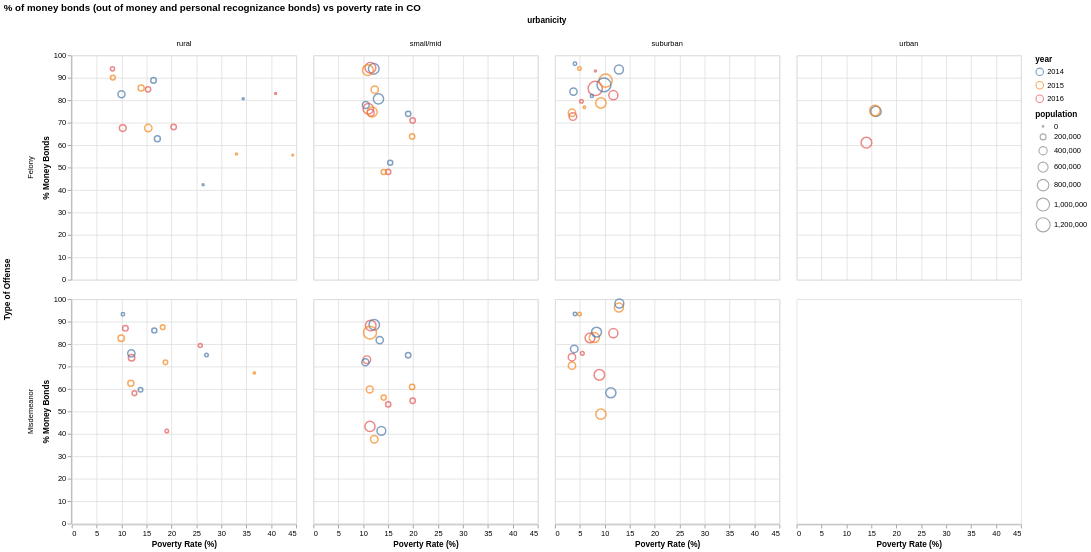

Specify this chart in Vega-Lite:
### Vega-Lite specification from a JSON file in a GitHub repository (floating-point values rounded to 4 significant figures)
{"autosize": {"resize": true, "type": "fit"}, "mark": "point", "data": {"values": [{"off_type": "Misdemeanor", "urbanicity": "small/mid", "year": 2016, "total_pop": 672453, "money_bond_rate": 88.24, "povertyR": 11.5}, {"off_type": "Misdemeanor", "urbanicity": "small/mid", "year": 2016, "total_pop": 617222, "money_bond_rate": 43.32, "povertyR": 11.34}, {"off_type": "Misdemeanor", "urbanicity": "small/mid", "year": 2016, "total_pop": 148116, "money_bond_rate": 53.13, "povertyR": 15}, {"off_type": "Misdemeanor", "urbanicity": "small/mid", "year": 2016, "total_pop": 163043, "money_bond_rate": 54.74, "povertyR": 19.9}, {"off_type": "Misdemeanor", "urbanicity": "small/mid", "year": 2016, "total_pop": 341345, "money_bond_rate": 73.04, "povertyR": 10.71}, {"off_type": "Misdemeanor", "urbanicity": "rural", "year": 2016, "total_pop": 242521, "money_bond_rate": 73.95, "povertyR": 11.99}, {"off_type": "Misdemeanor", "urbanicity": "rural", "year": 2016, "total_pop": 66396, "money_bond_rate": 41.28, "povertyR": 19.04}, {"off_type": "Misdemeanor", "urbanicity": "rural", "year": 2016, "total_pop": 120318, "money_bond_rate": 58.12, "povertyR": 12.56}, {"off_type": "Misdemeanor", "urbanicity": "rural", "year": 2016, "total_pop": 180230, "money_bond_rate": 87.03, "povertyR": 10.74}, {"off_type": "Misdemeanor", "urbanicity": "rural", "year": 2016, "total_pop": 81590, "money_bond_rate": 79.35, "povertyR": 25.77}, {"off_type": "Misdemeanor", "urbanicity": "suburban", "year": 2015, "total_pop": 61706, "money_bond_rate": 93.44, "povertyR": 4.9}, {"off_type": "Misdemeanor", "urbanicity": "suburban", "year": 2015, "total_pop": 613727, "money_bond_rate": 82.92, "povertyR": 7.883}, {"off_type": "Misdemeanor", "urbanicity": "suburban", "year": 2015, "total_pop": 617385, "money_bond_rate": 48.77, "povertyR": 9.2}, {"off_type": "Misdemeanor", "urbanicity": "suburban", "year": 2015, "total_pop": 314250, "money_bond_rate": 70.36, "povertyR": 3.4}, {"off_type": "Misdemeanor", "urbanicity": "suburban", "year": 2015, "total_pop": 479488, "money_bond_rate": 96.3, "povertyR": 12.8}, {"off_type": "Felony", "urbanicity": "urban", "year": 2014, "total_pop": 648049, "money_bond_rate": 75.02, "povertyR": 15.9}, {"off_type": "Misdemeanor", "urbanicity": "suburban", "year": 2016, "total_pop": 489822, "money_bond_rate": 84.86, "povertyR": 11.7}, {"off_type": "Misdemeanor", "urbanicity": "suburban", "year": 2016, "total_pop": 70587, "money_bond_rate": 75.87, "povertyR": 5.48}, {"off_type": "Misdemeanor", "urbanicity": "suburban", "year": 2016, "total_pop": 321484, "money_bond_rate": 74.16, "povertyR": 3.4}, {"off_type": "Misdemeanor", "urbanicity": "suburban", "year": 2016, "total_pop": 670102, "money_bond_rate": 66.27, "povertyR": 8.895}, {"off_type": "Misdemeanor", "urbanicity": "suburban", "year": 2016, "total_pop": 573598, "money_bond_rate": 82.76, "povertyR": 7.018}, {"off_type": "Felony", "urbanicity": "small/mid", "year": 2014, "total_pop": 625608, "money_bond_rate": 80.58, "povertyR": 13.05}, {"off_type": "Felony", "urbanicity": "small/mid", "year": 2014, "total_pop": 269804, "money_bond_rate": 77.88, "povertyR": 10.5}, {"off_type": "Felony", "urbanicity": "small/mid", "year": 2014, "total_pop": 147250, "money_bond_rate": 52.12, "povertyR": 15.4}, {"off_type": "Felony", "urbanicity": "small/mid", "year": 2014, "total_pop": 677296, "money_bond_rate": 94.01, "povertyR": 12.11}, {"off_type": "Felony", "urbanicity": "small/mid", "year": 2014, "total_pop": 161070, "money_bond_rate": 73.93, "povertyR": 19}, {"off_type": "Felony", "urbanicity": "rural", "year": 2014, "total_pop": 14589, "money_bond_rate": 80.66, "povertyR": 34.37}, {"off_type": "Felony", "urbanicity": "rural", "year": 2014, "total_pop": 203214, "money_bond_rate": 62.8, "povertyR": 17.16}, {"off_type": "Felony", "urbanicity": "rural", "year": 2014, "total_pop": 176062, "money_bond_rate": 88.84, "povertyR": 16.38}, {"off_type": "Felony", "urbanicity": "rural", "year": 2014, "total_pop": 8265, "money_bond_rate": 42.33, "povertyR": 26.33}, {"off_type": "Felony", "urbanicity": "rural", "year": 2014, "total_pop": 283090, "money_bond_rate": 82.68, "povertyR": 9.957}, {"off_type": "Misdemeanor", "urbanicity": "rural", "year": 2014, "total_pop": 308686, "money_bond_rate": 75.87, "povertyR": 11.94}, {"off_type": "Misdemeanor", "urbanicity": "rural", "year": 2014, "total_pop": 114007, "money_bond_rate": 59.62, "povertyR": 13.78}, {"off_type": "Misdemeanor", "urbanicity": "rural", "year": 2014, "total_pop": 63692, "money_bond_rate": 75.14, "povertyR": 27.01}, {"off_type": "Misdemeanor", "urbanicity": "rural", "year": 2014, "total_pop": 141861, "money_bond_rate": 86.07, "povertyR": 16.55}, {"off_type": "Misdemeanor", "urbanicity": "rural", "year": 2014, "total_pop": 56974, "money_bond_rate": 93.3, "povertyR": 10.24}, {"off_type": "Misdemeanor", "urbanicity": "small/mid", "year": 2014, "total_pop": 293155, "money_bond_rate": 71.89, "povertyR": 10.42}, {"off_type": "Misdemeanor", "urbanicity": "small/mid", "year": 2014, "total_pop": 161070, "money_bond_rate": 75.06, "povertyR": 19}, {"off_type": "Misdemeanor", "urbanicity": "small/mid", "year": 2014, "total_pop": 309749, "money_bond_rate": 81.77, "povertyR": 13.3}, {"off_type": "Misdemeanor", "urbanicity": "small/mid", "year": 2014, "total_pop": 653945, "money_bond_rate": 88.63, "povertyR": 12.2}, {"off_type": "Misdemeanor", "urbanicity": "small/mid", "year": 2014, "total_pop": 463109, "money_bond_rate": 41.34, "povertyR": 13.63}, {"off_type": "Felony", "urbanicity": "suburban", "year": 2016, "total_pop": 64796, "money_bond_rate": 79.58, "povertyR": 5.3}, {"off_type": "Felony", "urbanicity": "suburban", "year": 2016, "total_pop": 9233, "money_bond_rate": 93.02, "povertyR": 8.1}, {"off_type": "Felony", "urbanicity": "suburban", "year": 2016, "total_pop": 346037, "money_bond_rate": 72.76, "povertyR": 3.584}, {"off_type": "Felony", "urbanicity": "suburban", "year": 2016, "total_pop": 489822, "money_bond_rate": 82.26, "povertyR": 11.7}, {"off_type": "Felony", "urbanicity": "suburban", "year": 2016, "total_pop": 1215705, "money_bond_rate": 85.24, "povertyR": 8.067}, {"off_type": "Felony", "urbanicity": "suburban", "year": 2015, "total_pop": 23998, "money_bond_rate": 76.83, "povertyR": 5.9}, {"off_type": "Felony", "urbanicity": "suburban", "year": 2015, "total_pop": 61706, "money_bond_rate": 94.18, "povertyR": 4.9}, {"off_type": "Felony", "urbanicity": "suburban", "year": 2015, "total_pop": 633749, "money_bond_rate": 78.78, "povertyR": 9.2}, {"off_type": "Felony", "urbanicity": "suburban", "year": 2015, "total_pop": 314250, "money_bond_rate": 74.42, "povertyR": 3.4}, {"off_type": "Felony", "urbanicity": "suburban", "year": 2015, "total_pop": 1052853, "money_bond_rate": 88.74, "povertyR": 10.15}, {"off_type": "Felony", "urbanicity": "small/mid", "year": 2016, "total_pop": 284382, "money_bond_rate": 74.47, "povertyR": 11.5}, {"off_type": "Felony", "urbanicity": "small/mid", "year": 2016, "total_pop": 650808, "money_bond_rate": 76.2, "povertyR": 11.0}, {"off_type": "Felony", "urbanicity": "small/mid", "year": 2016, "total_pop": 163043, "money_bond_rate": 70.98, "povertyR": 19.9}, {"off_type": "Felony", "urbanicity": "small/mid", "year": 2016, "total_pop": 148116, "money_bond_rate": 48.07, "povertyR": 15}, {"off_type": "Felony", "urbanicity": "small/mid", "year": 2016, "total_pop": 695830, "money_bond_rate": 94.47, "povertyR": 11.43}, {"off_type": "Felony", "urbanicity": "rural", "year": 2016, "total_pop": 261587, "money_bond_rate": 67.59, "povertyR": 10.22}, {"off_type": "Felony", "urbanicity": "rural", "year": 2016, "total_pop": 92212, "money_bond_rate": 93.99, "povertyR": 8.16}, {"off_type": "Felony", "urbanicity": "rural", "year": 2016, "total_pop": 11490, "money_bond_rate": 83.05, "povertyR": 40.87}, {"off_type": "Felony", "urbanicity": "rural", "year": 2016, "total_pop": 160808, "money_bond_rate": 84.86, "povertyR": 15.29}, {"off_type": "Felony", "urbanicity": "rural", "year": 2016, "total_pop": 164958, "money_bond_rate": 68.07, "povertyR": 20.42}, {"off_type": "Felony", "urbanicity": "small/mid", "year": 2015, "total_pop": 599257, "money_bond_rate": 74.74, "povertyR": 11.79}, {"off_type": "Felony", "urbanicity": "small/mid", "year": 2015, "total_pop": 312505, "money_bond_rate": 84.72, "povertyR": 12.3}, {"off_type": "Felony", "urbanicity": "small/mid", "year": 2015, "total_pop": 161419, "money_bond_rate": 63.82, "povertyR": 19.8}, {"off_type": "Felony", "urbanicity": "small/mid", "year": 2015, "total_pop": 147215, "money_bond_rate": 48.03, "povertyR": 14.1}, {"off_type": "Felony", "urbanicity": "small/mid", "year": 2015, "total_pop": 685223, "money_bond_rate": 93.4, "povertyR": 10.92}, {"off_type": "Felony", "urbanicity": "rural", "year": 2015, "total_pop": 131948, "money_bond_rate": 90.09, "povertyR": 8.236}, {"off_type": "Felony", "urbanicity": "rural", "year": 2015, "total_pop": 324024, "money_bond_rate": 67.6, "povertyR": 15.33}, {"off_type": "Felony", "urbanicity": "rural", "year": 2015, "total_pop": 11970, "money_bond_rate": 56.04, "povertyR": 33.03}, {"off_type": "Felony", "urbanicity": "rural", "year": 2015, "total_pop": 5586, "money_bond_rate": 55.56, "povertyR": 44.3}, {"off_type": "Felony", "urbanicity": "rural", "year": 2015, "total_pop": 212626, "money_bond_rate": 85.47, "povertyR": 13.9}, {"off_type": "Felony", "urbanicity": "urban", "year": 2016, "total_pop": 681618, "money_bond_rate": 61.08, "povertyR": 14}, {"off_type": "Misdemeanor", "urbanicity": "suburban", "year": 2014, "total_pop": 606839, "money_bond_rate": 58.3, "povertyR": 11.2}, {"off_type": "Misdemeanor", "urbanicity": "suburban", "year": 2014, "total_pop": 60065, "money_bond_rate": 93.38, "povertyR": 4}, {"off_type": "Misdemeanor", "urbanicity": "suburban", "year": 2014, "total_pop": 582505, "money_bond_rate": 85.32, "povertyR": 8.33}, {"off_type": "Misdemeanor", "urbanicity": "suburban", "year": 2014, "total_pop": 469377, "money_bond_rate": 98.09, "povertyR": 12.9}, {"off_type": "Misdemeanor", "urbanicity": "suburban", "year": 2014, "total_pop": 329473, "money_bond_rate": 77.86, "povertyR": 3.857}, {"off_type": "Felony", "urbanicity": "urban", "year": 2015, "total_pop": 663271, "money_bond_rate": 75.37, "povertyR": 15.7}, {"off_type": "Felony", "urbanicity": "suburban", "year": 2014, "total_pop": 478385, "money_bond_rate": 93.67, "povertyR": 12.82}, {"off_type": "Felony", "urbanicity": "suburban", "year": 2014, "total_pop": 305944, "money_bond_rate": 83.86, "povertyR": 3.7}, {"off_type": "Felony", "urbanicity": "suburban", "year": 2014, "total_pop": 45217, "money_bond_rate": 81.94, "povertyR": 7.396}, {"off_type": "Felony", "urbanicity": "suburban", "year": 2014, "total_pop": 60065, "money_bond_rate": 96.28, "povertyR": 4}, {"off_type": "Felony", "urbanicity": "suburban", "year": 2014, "total_pop": 1158648, "money_bond_rate": 86.82, "povertyR": 9.819}, {"off_type": "Misdemeanor", "urbanicity": "rural", "year": 2015, "total_pop": 207731, "money_bond_rate": 62.56, "povertyR": 11.84}, {"off_type": "Misdemeanor", "urbanicity": "rural", "year": 2015, "total_pop": 17556, "money_bond_rate": 67.16, "povertyR": 36.62}, {"off_type": "Misdemeanor", "urbanicity": "rural", "year": 2015, "total_pop": 229971, "money_bond_rate": 82.6, "povertyR": 9.905}, {"off_type": "Misdemeanor", "urbanicity": "rural", "year": 2015, "total_pop": 119567, "money_bond_rate": 87.55, "povertyR": 18.23}, {"off_type": "Misdemeanor", "urbanicity": "rural", "year": 2015, "total_pop": 112040, "money_bond_rate": 71.85, "povertyR": 18.78}, {"off_type": "Misdemeanor", "urbanicity": "small/mid", "year": 2015, "total_pop": 275584, "money_bond_rate": 59.75, "povertyR": 11.3}, {"off_type": "Misdemeanor", "urbanicity": "small/mid", "year": 2015, "total_pop": 147215, "money_bond_rate": 56.14, "povertyR": 14.1}, {"off_type": "Misdemeanor", "urbanicity": "small/mid", "year": 2015, "total_pop": 323673, "money_bond_rate": 37.6, "povertyR": 12.2}, {"off_type": "Misdemeanor", "urbanicity": "small/mid", "year": 2015, "total_pop": 161419, "money_bond_rate": 60.93, "povertyR": 19.8}, {"off_type": "Misdemeanor", "urbanicity": "small/mid", "year": 2015, "total_pop": 997728, "money_bond_rate": 85.1, "povertyR": 11.36}]}, "$schema": "https://vega.github.io/schema/vega-lite/v5.json", "title": "% of money bonds (out of money and personal recognizance bonds) vs poverty rate in CO", "encoding": {"color": {"field": "year", "type": "nominal"}, "size": {"field": "total_pop", "type": "quantitative", "legend": {"title": "population"}}, "row": {"field": "off_type", "header": {"title": "Type of Offense"}, "type": "nominal"}, "x": {"field": "povertyR", "type": "quantitative", "axis": {"title": "Poverty Rate (%)"}}, "column": {"field": "urbanicity", "type": "nominal"}, "y": {"field": "money_bond_rate", "type": "quantitative", "axis": {"title": "% Money Bonds"}}}, "background": "white", "description": "Vega-Lite Attempt"}
